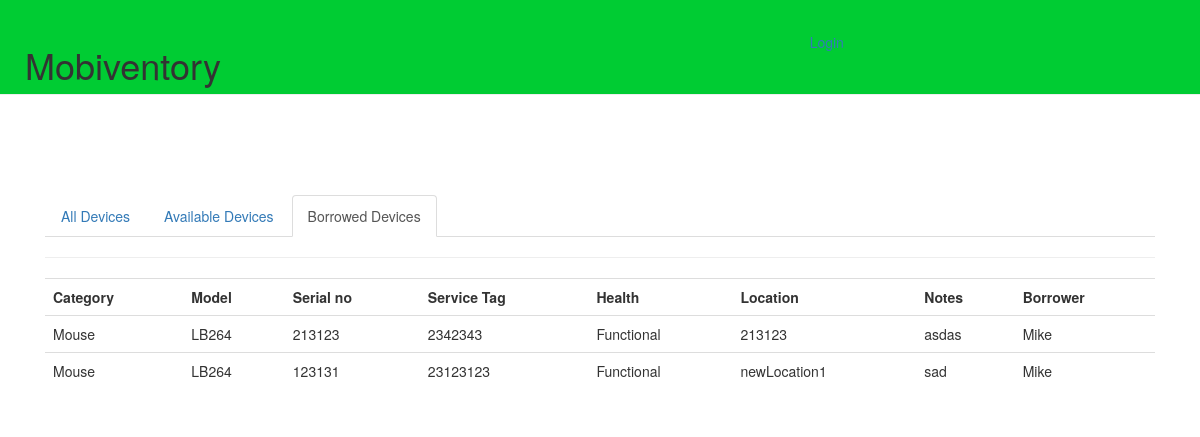
The page /borrowlist/ on the database its author committed.
### mobile_inventory/models.py (models this page shows, shortened)
class Device(models.Model):
    category = models.ForeignKey(Category, blank=True, null=True)
    status = models.ForeignKey(Status, on_delete=models.CASCADE, blank=True, null=True)
    model = models.CharField('Model', max_length=100)
    serial_no = models.CharField('Serial No.', max_length=50)
    service_tag = models.CharField('Service Tag', max_length=100)

### mobile_inventory/views.py (the view)
# urls.py: url(r'^borrowlist/', views.BorrowedDevicesList.as_view(), name='borrowed_devices_list'),
class BorrowedDevicesList(View):
    def get(self, request):
        devices = modelhelper.get_all_borrowed_devices()
        return render(request, 'bulkdevices/borroweddevices.html', {'devices': devices})

### mobile_inventory/templates/bulkdevices/borroweddevices.html (shortened to what this page needs)
{% extends 'bulkdevices/base.html' %}
{% block content %}
  <ul class="nav nav-tabs">
    <li><a href="{% url 'home' %}">All Devices</a></li>
    <li><a href="{% url 'available_devices_list' %}">Available Devices</a></li>
    <li class="active"><a href="{% url 'borrowed_devices_list' %}">Borrowed Devices</a></li>
  </ul>
  <hr/>
  <table class="table table-hover">
    <th>Category</th>
    <th>Model</th>
    <th>Serial no</th>
    <th>Service Tag</th>
    <th>Health</th>
    <th>Location</th>
    <th>Notes</th>
    <th>Borrower</th>
    {% for device in devices %}
      <tr>
        <td>{{ device.category__category }}</td>
        <td>{{ device.model }}</td>
        <td>{{ device.serial_no }}</td>
        <td>{{ device.service_tag }}</td>
        <td>{{ device.status__health }}</td>
        <td>{{ device.status__location__location }}</td>
        <td>{{ device.status__notes }}</td>
        <td>{{ device.borrower__name }}</td>
      </tr>
    {% endfor %}
  </table>
{% endblock %}

### mobile_inventory/templates/bulkdevices/base.html (shortened to what this page needs)
{% extends 'base.html' %}

### mobile_inventory/templates/base.html (shortened to what this page needs)
<!DOCTYPE html>
{% load staticfiles %}
{% load widget_tweaks %}
{% load js_reverse %}
<html>
<head>
  <link rel="stylesheet" type="text/css" href="{% static 'css/bootstrap.css' %}">
  <link rel="stylesheet" type="text/css" href="{% static 'css/mobiventory.css' %}">
</head>
<body class="container-fluid">
<div class="page-header primary-background header">
  <div class="col-md-8">
    <h1>Mobiventory</h1>
  </div>
  <div class="col-md-4">
    <div class="row">
    {% if not request.session.emp_id %}
        <a type="button" class="btn" href="{% url 'login' %}">Login</a>
    {% else %}
      <a type="button" class="btn" href="{% url 'logout' %}">Logout</a>
    {% endif %}
    </div>
  </div>
</div>
<div class="container-fluid">
  <br/>
  <br/>
  <br>
  <br>
  <div class="col-md-12">
    <div class="row">
      <div class="col-md-12" id='content'>
        {% block content %}
        {% endblock %}
      </div>
    </div>
  </div>
</div>
</body>
</html>

### mobile_inventory/static/css/mobiventory.css (style rules this page uses)
.header { margin-top: -5px; margin-left: -15px; margin-right: -15px; }
.page-header { height: auto; min-height: 100px; padding: 10px; padding-top: 30px; }
.primary-background { background-color: #00cc33; }

### rows shown on the page
Device: category__category "Mouse", model "LB264", serial_no "213123", service_tag "2342343", status__health "Functional", status__location__location "213123", status__notes "asdas", borrower__name "Mike"
Device: category__category "Mouse", model "LB264", serial_no "123131", service_tag "23123123", status__health "Functional", status__location__location "newLocation1", status__notes "sad", borrower__name "Mike"
